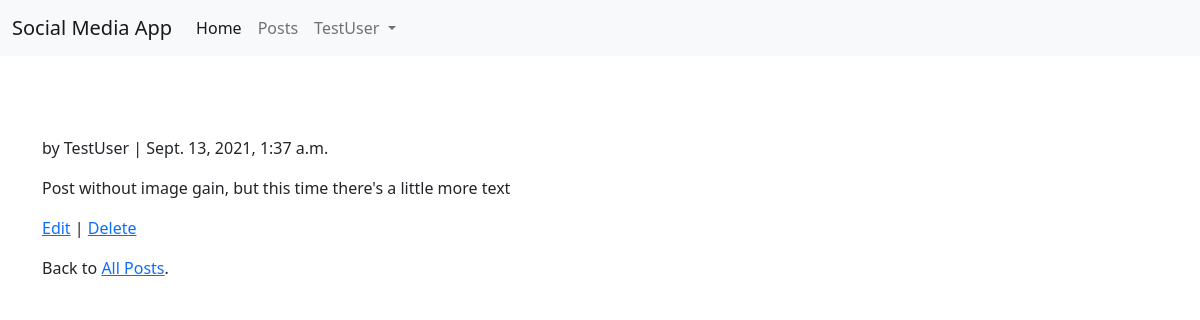
Page /posts/3/ (signed in) on the committed database.
### accounts/models.py (models this page shows)
class CustomUser(AbstractUser):
    age = models.PositiveIntegerField(null=True, blank=True)

### posts/models.py (models this page shows, shortened)
class Post(models.Model):
    post_image = models.ImageField(null=True, blank=True, upload_to="images/")
    body = models.TextField()
    date = models.DateTimeField(auto_now_add=True)
    author = models.ForeignKey(
        get_user_model(),
        on_delete=models.CASCADE,
    )

### posts/views.py (the view)
# urls.py: path('<int:pk>/', PostDetailView.as_view(), name='post_detail'),
class PostDetailView(LoginRequiredMixin, DetailView):
    model = Post
    template_name = 'post_detail.html'

### templates/post_detail.html (shortened to what this page needs)
{% extends 'base.html' %}
{% block content %}
<div class="container">
    <div class="post-entry">
        <p>by {{object.author }} | {{ object.date }}</p>
        <p>{{ object.body }}</p>
    </div>
    <p><a href="{% url 'post_edit' object.pk %}">Edit</a> |
        <a href="{% url 'post_delete' object.pk %}">Delete</a>
    </p>
    <p>Back to <a href="{% url 'post_list' %}">All Posts</a>.</p>
</div>
{% endblock content %}

### templates/base.html (shortened to what this page needs)
{% load static %}
<!DOCTYPE html>
<html>
    <head>
        <link href="https://cdn.jsdelivr.net/npm/bootstrap@5.0.2/dist/css/bootstrap.min.css" rel="stylesheet">
    </head>
<body>
<nav class="navbar navbar-expand-lg navbar-light bg-light" style="margin-bottom: 5rem;">
    <div class="container-fluid">
        <a class="navbar-brand" href="#">Social Media App</a>
        <div class="collapse navbar-collapse" id="navbarNavDropdown">
        <ul class="navbar-nav">
            <li class="nav-item">
            <a class="nav-link active" aria-current="page" href="{% url 'home' %}">Home</a>
            </li>
            <li class="nav-item">
            <a class="nav-link" href="{% url 'post_list' %}">Posts</a>
            </li>
            <li class="nav-item dropdown">
            {% if user.is_authenticated %}
            <a class="nav-link dropdown-toggle" href="#" id="navbarDropdownMenuLink" role="button" data-bs-toggle="dropdown" aria-expanded="false">
                {{ user.username }}
            </a>
            {% endif %}
            </li>
        </ul>
        </div>
    </div>
</nav>
    <main>
        {% block content %}
        {% endblock content %}
    </main>
    </body>
</html>

### rows in the picture
CustomUser: username "TestUser"
Post: author "TestUser", date "Sept. 13, 2021, 1:37 a.m.", body "Post without image gain, but this time there's a little more text"
